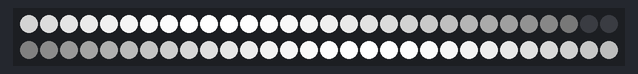
Bench run of a program on a simulated Raspberry Pi (BCM pin numbers). Shown: 60 RGB LEDs in strip order, left to right, continuing on the next row. Threads take turns every 2 ms; what the program prints to the terminal is not drawn. At 10.0 s the program stops and its outputs stay as they are.

Above: at 0.15 s.
At 5.05 s:
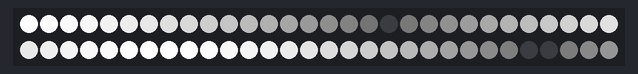
At 10.1 s:
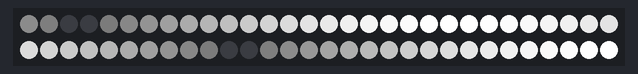

The program:

LWaveLight.py
```python
import sys
import os
import board
import neopixel
import time
import math
import threading

# --- 自动申请sudo权限 ---
if os.geteuid() != 0:
    print("正在自动请求sudo权限...")
    os.execvp("sudo", ["sudo", sys.executable] + sys.argv)

NUM_PIXELS = 60
pixels = neopixel.NeoPixel(board.D18, NUM_PIXELS, brightness=1.0, auto_write=False)

# 定义颜色
# color = (0, 255, 0)  # 绿色的RGB值

def hex_to_rgb(hex_color, brightness=1.0):
    """将 #FFFFFF 转为 (r,g,b) 元组并应用亮度"""
    hex_color = hex_color.lstrip('#')
    r = int(hex_color[0:2], 16) * brightness
    g = int(hex_color[2:4], 16) * brightness
    b = int(hex_color[4:6], 16) * brightness
    return (int(r), int(g), int(b))

# 炫酷绿色波动效果
def WaveLight(stop_event, color='#FFFFFF', wave_speed=0.5, wave_density=3, brightness=1.0):
    """波动灯光效果
    wave_speed: 0-1 值越大波动越快
    wave_density: 1-5 值越大波峰越密集
    """

    rgb_color = hex_to_rgb(color, brightness)
    print(f"启动波动模式 颜色:{color} 速度:{wave_speed:.1f} 密度:{wave_density} 亮度:{brightness:.1f}")

    # 参数转换
    speed_factor = 0.2 * wave_speed  # 控制波动速度
    density_factor = wave_density * 2  # 控制波峰数量

    t = 0
    try:
        while not stop_event.is_set():  # 检查是否需要停止
            for i in range(NUM_PIXELS):
                # 使用正弦波创建波动效果
                wave = (math.sin((i/density_factor) + t) + 1) / 2
                pixels[i] = tuple(int(c * wave) for c in rgb_color)

            pixels.show()
            t += speed_factor
            time.sleep(0.03)
    except KeyboardInterrupt:
        print("\n退出中，关闭灯光...")
        pixels.fill((0, 0, 0))
        pixels.show()

# 启动模式的线程
def start_light_mode(mode_function):
    stop_event = threading.Event()  # 创建停止事件
    mode_thread = threading.Thread(target=mode_function, args=(stop_event,))
    mode_thread.start()
    return stop_event, mode_thread

if __name__ == "__main__":
    stop_event, mode_thread = start_light_mode(WaveLight)

    # 等待 10 秒钟模拟模式切换（你可以修改这个部分进行手动切换）
    time.sleep(10)

    # 停止当前模式
    stop_event.set()
    mode_thread.join()  # 等待当前模式线程退出
    print("模式已停止")

    # 你可以在此处切换到其他模式
    # 例如：start_light_mode(anotherModeFunction)
```
